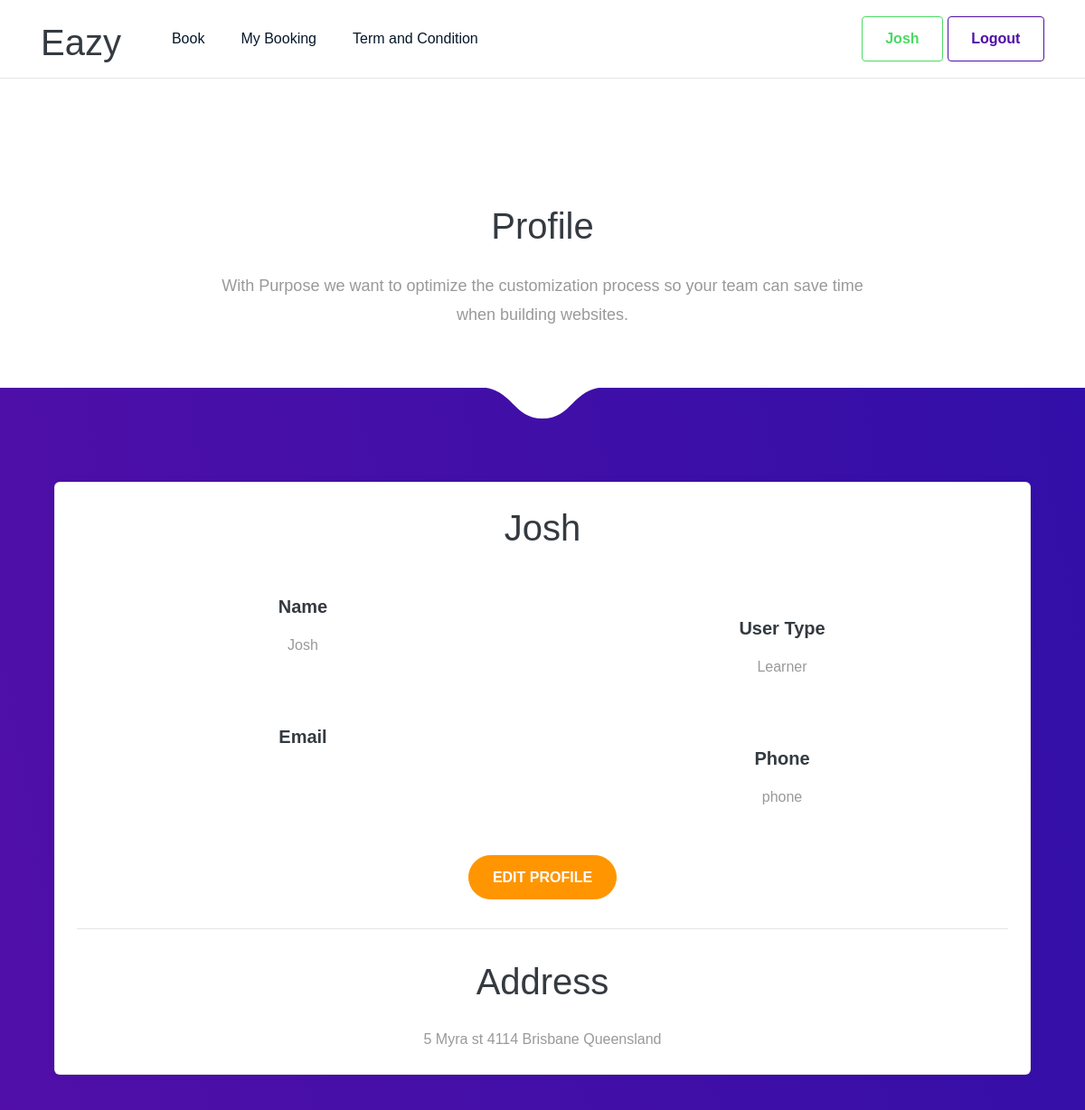
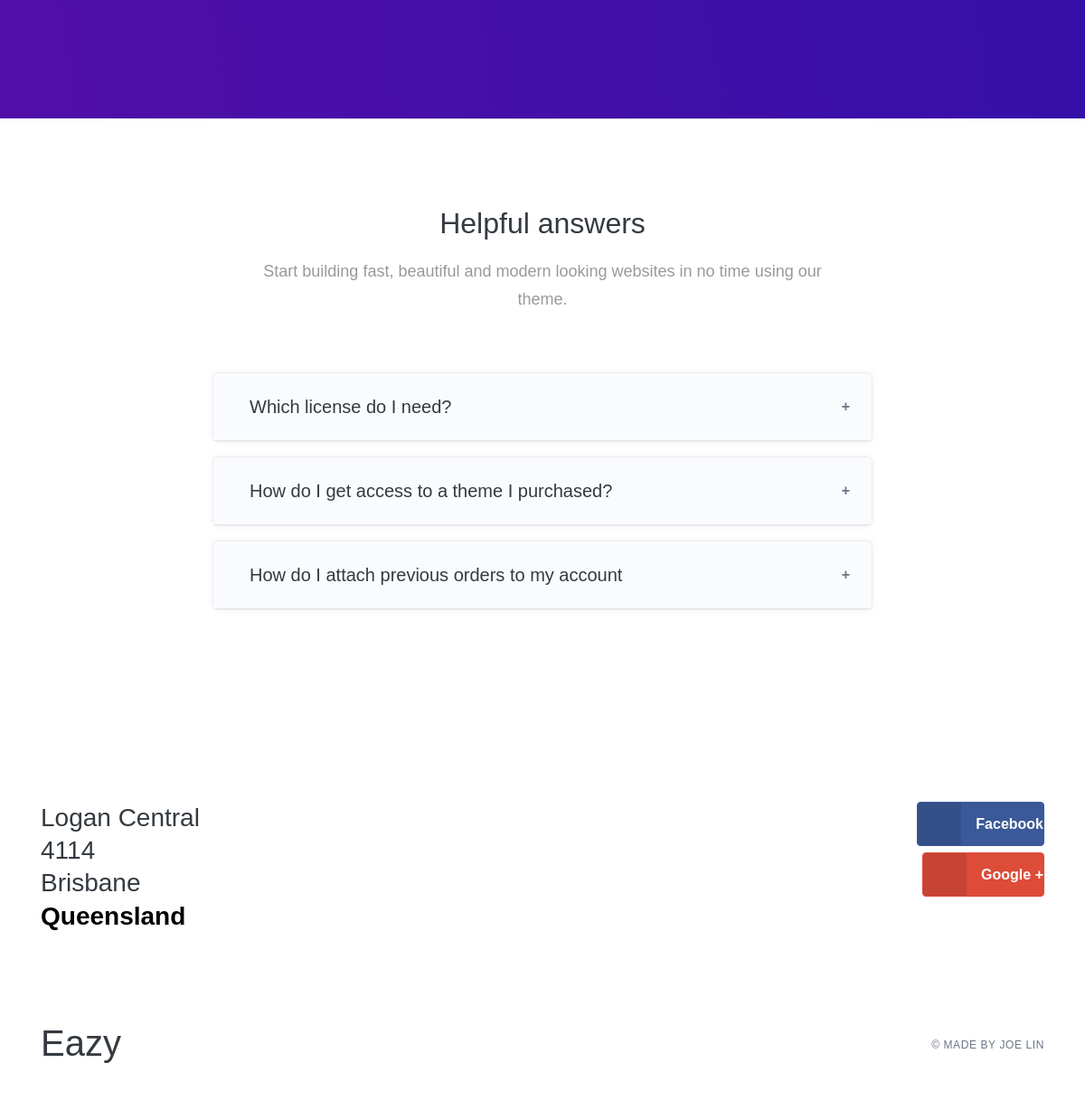
Screenshot of /accounts/profile/ (signed in) with the database file from the repository (2 pictures, top to bottom).
### accounts/models.py (models this page shows, shortened)
class Profile(models.Model):
    GROUP_TYPE = (
        ('Learner', 'Learner'),
        ('Instructor', 'Instructor'),
    )
    user = models.OneToOneField(User, on_delete=models.CASCADE)
    phone = models.IntegerField(default=None, blank=True, null=True, max_length=10)
    grouptype = models.CharField(max_length=10, choices=GROUP_TYPE, default='Learner')
    def create_user_profile(sender, instance, created, **kwargs):
        if created:
            Profile.objects.create(user=instance)
    post_save.connect(create_user_profile, sender=User)

class LearnerAddress(models.Model):
    owner = models.ForeignKey(User, default=None, on_delete=models.CASCADE)
    slug = models.SlugField(max_length=140, unique=True, null = False, blank = True)
    street_no = models.CharField( max_length = 100, blank=True,)
    street_name = models.CharField(max_length=50, blank=True)
    zipcode = models.CharField( max_length = 5, blank = True)
    city = models.CharField( max_length = 100, blank = True)
    state = models.CharField( max_length = 100, blank = True)

### accounts/views.py (the view)
# urls.py: url(r'^profile/(?P<username>[a-zA-Z0-9]+)$', views.getuserprofile, name='getuserprofile'),
@login_required
def profile(request):
    qualification = InstructorQualification.objects.filter(author = request.user)
    useraddress = LearnerAddress.objects.filter(owner = request.user)
    return render(request, 'accounts/profile.html', {'qualification':qualification,'useraddress':useraddress,})

### accounts/templates/accounts/profile.html (shortened to what this page needs)
{% extends "base.html" %}
{% block content %}
<section class="slice slice-xl pb-md ">
            <div class="container pt-lg-lg">
                <div class="row row-grid justify-content-center">
                    <div class="col-lg-8 text-center">
                        <h2 class="heading h1 mb-4">Profile</h2>
                        <p class="lead lh-180">With Purpose we want to optimize the customization process so your team can save time when building websites.</p>
                    </div>
                </div>
            </div>
        </section>
<section class="slice slice-lg bg-gradient-primary">
            <span class="tongue tongue-top"></span>
            <div class="container">
                <div class="mb-md text-center   ">
                   <div class="col-lg-12 " style="padding-bottom: 10px;">
        <div class="card">
            <div class="card-body">
               <h2 class="heading h1 mb-4">{{user}}</h2>
                        <div class="row mt-5">
                            <div class="col-md-6" >
                                <h3 class="h5 mb-3">Name</h3>
                                <p class="">{{user}}</p>
                            </div>
                            <div class="col-md-6 mt-4" >
                                <h3 class="h5 mb-3">User Type</h3>
                                <p class="">{{user.profile.grouptype}}</p>
                            </div>
                        </div>
                        <div class="row mt-4">
                            <div class="col-md-6">
                                <h3 class="h5 mb-3">Email</h3>
                            </div>
                            <div class="col-md-6 mt-4">
                                <h3 class="h5 mb-3">Phone</h3>
                                <p class="">{{user.profile.phone}}</p>
                            </div>
                        </div>
<a href="{% url 'accounts:userprofileedit' %}"><button   class="btn btn-warning btn-circle text-uppercase" >Edit Profile</button></a>
<hr>
                  {% if request.user.profile.grouptype == 'Learner'%}
                  <h2 class="heading h1 mb-4">Address</h2>
{% for address in useraddress %}
  <p>
                        {{address.street_no}} {{address.street_name}} {{address.zipcode}} {{address.city}} {{address.state}}</p>
{%endfor%}
  {%endif%}
  </div>
                    </div>
                  </div>
                </div>
                </div>
        </section>
<section class="slice slice-lg delimiter-top">
            <div class="container">
                <div class="mb-md text-center">
                    <h3 class="heading h2">Helpful answers</h3>
                    <div class="fluid-paragraph mt-3">
                        <p class="lead">Start building fast, beautiful and modern looking websites in no time using our theme.</p>
                    </div>
                </div>
                <div class="row justify-content-center">
                    <div class="col-lg-8">
                        <div id="accordion_1" data-accordion="1">
                            <div class="card mb-3">
                                <div class="card-header bg-secondary py-4 collapsed" id="heading_1_1" data-toggle="collapse" data-target="#collapse_1_1" aria-expanded="false" aria-controls="collapse_1_1">
                                    <h5 class="heading h5 font-weight-normal mb-0">Which license do I need?</h5>
                                </div>
                            </div>
                            <div class="card mb-3">
                                <div class="card-header bg-secondary py-4 collapsed" id="heading_1_2" data-toggle="collapse" data-target="#collapse_1_2" aria-expanded="false" aria-controls="collapse_1_2">
                                    <h5 class="heading h5 font-weight-normal mb-0">How do I get access to a theme I purchased?</h5>
                                </div>
                            </div>
                            <div class="card mb-3">
                                <div class="card-header bg-secondary py-4 collapsed" id="heading_1_3" data-toggle="collapse" data-target="#collapse_1_3" aria-expanded="false" aria-controls="collapse_1_3">
                                    <h5 class="heading h5 font-weight-normal mb-0">How do I attach previous orders to my account</h5>
                                </div>
                            </div>
                        </div>
                    </div>
                </div>
            </div>
        </section>
{% endblock %}

### accounts/templates/base.html (shortened to what this page needs)
{% load staticfiles %}
{% load bootstrap4 %}
{% load custom_tags %}
<!DOCTYPE html>
<!DOCTYPE html>
<html>
<head>
    <link href="{% static './css/bootstrap.min.css' %}" rel="stylesheet">
     <link href="{% static './css/style.css' %}" rel="stylesheet">
         <link href="{% static './css/theme.min.css' %}" rel="stylesheet">
</head>
<body data-aos-easing="ease" data-aos-duration="800" data-aos-delay="0" class="">
    <header class="header-sticky header-light headroom headroom--not-bottom headroom--pinned headroom--top">
     <nav class="navbar navbar-main navbar-expand-lg navbar-sticky navbar-transparent navbar-light bg-white" id="navbar-main">
            <div class="container">
                <a class="navbar-brand mr-lg-5" href="{% url 'leasson:home' %}">
                   <h1>Eazy</h1>
                </a>
 {% if user.is_authenticated %}
                <div class="collapse navbar-collapse" id="navbar-main-collapse">
                    <ul class="navbar-nav align-items-lg-center">
                       {% if user.profile.grouptype == "Instructor"%}
                        <li class="nav-item ">
                            <a class="p-2 text-dark" href="{% url 'leasson:dashboard' %}">Job Pending <span class="badge badge-warning ml-2">{%totalavailablejobs%}</span></a>
                        </li>
                         <li class="nav-item ">
        <a class="p-2 text-dark" href="{% url 'leasson:MyJob' %}">My Job  </a>
                        </li>
        {%else%}
        <li class="nav-item ">
        <a class="p-2 text-dark" href="{% url 'leasson:createleasson' %}">Book</a>
                        </li>
                        <li class="nav-item ">
        <a class="p-2 text-dark" href="{% url 'leasson:my_leasson' %}">My Booking</a>
                        </li>
                        {%endif%}
                         <li class="nav-item ">
        <a class="p-2 text-dark" href="{% url 'leasson:termandcondition' %}">Term and Condition</a>
                        </li>
                         </ul>
{%endif%}
{% if user.is_authenticated %}
                    <ul class="navbar-nav align-items-lg-center ml-lg-auto">
                        <li class="nav-item mr-0">
               <a  class="btn btn-outline-success"  href="{% url 'accounts:profile' %}"  ">{{user.username}}</a>
                  <a class="btn btn-outline-primary" href="{% url 'accounts:logout' %}">Logout</a>
                   {%else%}
               <a class="btn btn-outline-success" href="{% url 'accounts:login' %}">Sign in</a>
               {%endif%}
                        </li>
                    </ul>
                </div>
            </div>
        </nav>
    </header>
      {% block content %}
      {% endblock %}
    <footer>
      <div class="container pb-5">
        <div class="row">
          <div class="col">
            <h2 class="h3">Logan Central
<br>  4114 <br> Brisbane <br><b>Queensland</b></h2>
          </div>
          <div class="col text-right">
            <ul class="list-group list-group-minimal">
              <li class="list-group-item"><a href=""><button type="button" class="btn btn-facebook btn-icon-label">
    <span class="btn-inner--icon"></span>
    <span class="btn-inner--text">Facebook</span>
</button></a></li>
              <li class="list-group-item"><a href=""><button type="button" class="btn btn-google-plus btn-icon-label">
    <span class="btn-inner--icon"></span>
    <span class="btn-inner--text">Google +</span>
</button></a></li>
             </ul>
          </div>
        </div>
      </div>
      <div>
        <div class="container py-5">
          <div class="row justify-content-between align-items-center">
            <div class="col">
             <h1> Eazy</h1>
            </div>
            <div class="col text-right">
              <span class="copyright-text">© Made by Joe Lin</span>
            </div>
          </div>
        </div>
      </div>
    </footer>
</body>

### rows the page displays
LearnerAddress: street_no "5", street_name "Myra st", zipcode "4114", city "Brisbane", state "Queensland"

### other values shown
{{ user.username }} "Josh"
{{ user }} "Josh"
{{ user.profile.grouptype }} "Learner"
{{ user.profile.phone }} "phone"
